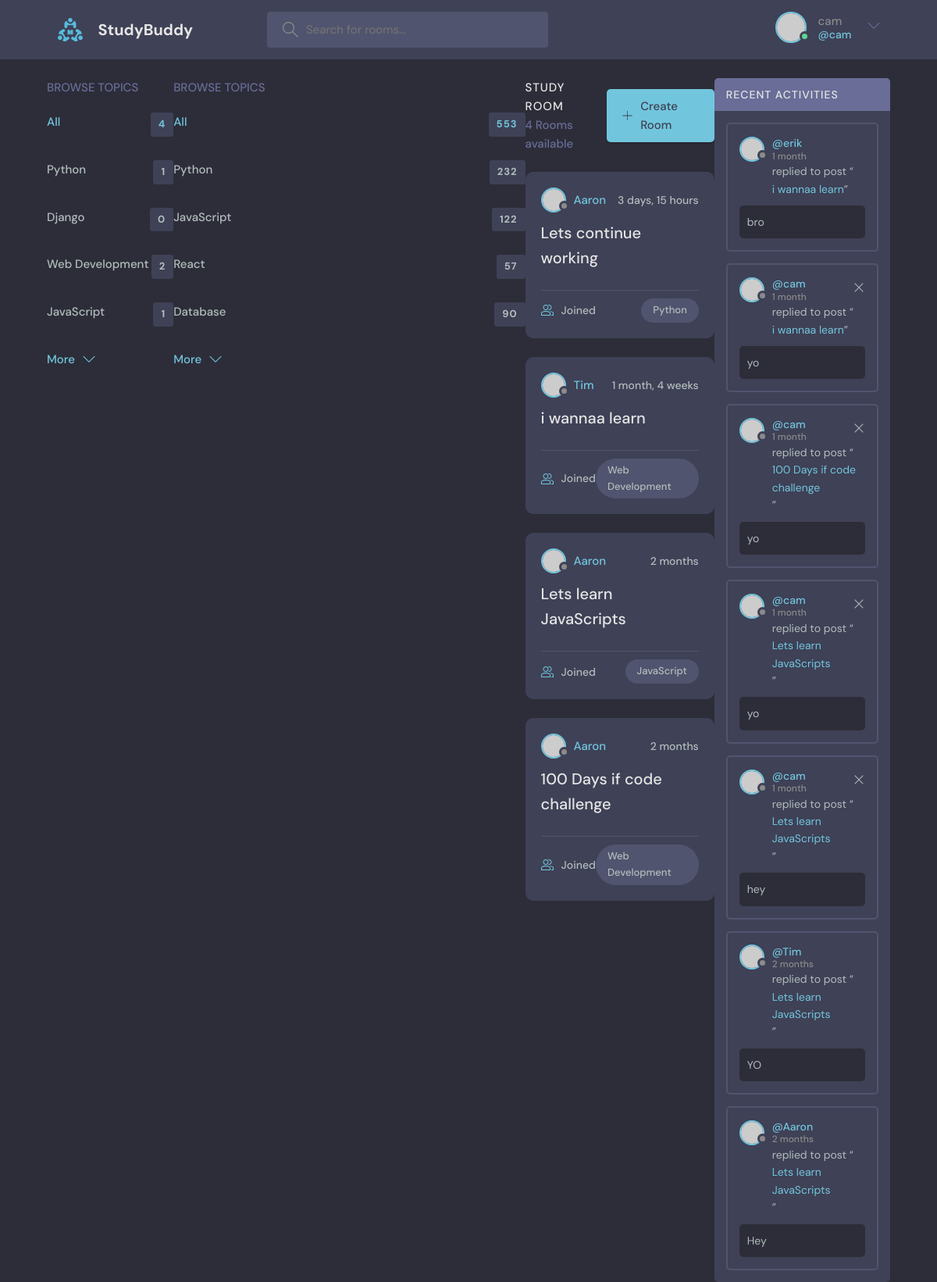
Screenshot of / (signed in) with the database file from the repository.
### base/models.py (models this page shows, shortened)
class Topic(models.Model):
    name = models.CharField(max_length=200)

class Room(models.Model):
    host = models.ForeignKey(User, on_delete=models.SET_NULL, null=True)
    topic = models.ForeignKey(Topic, on_delete=models.SET_NULL, null=True)
    name = models.CharField(max_length =200)
    description = models.TextField(null=True, blank=True)
    participants = models.ManyToManyField(User, related_name='rooms', blank=True)
    updated = models.DateTimeField(auto_now=True)
    created = models.DateTimeField(auto_now_add=True)
    class Meta:
        ordering = ['-updated', '-created']
    def __str__(self):
        return self.name

class Message(models.Model):
    user = models.ForeignKey(User, on_delete=models.CASCADE)
    room =models.ForeignKey(Room, on_delete=models.CASCADE)
    body = models.TextField()
    updated = models.DateTimeField(auto_now=True)
    created = models.DateTimeField(auto_now_add=True)
    class Meta:
        ordering = ['-updated', '-created']

### base/views.py (the view)
# urls.py: path('', views.home, name="home"),
def home(request):
    q = request.GET.get('q') if request.GET.get('q') != None else ''
    rooms = Room.objects.filter(
        Q(topic__name__icontains=q) |
        Q(name__icontains=q) |
        Q(description__icontains=q)
        )
    topics = Topic.objects.all()
    rooms_count = rooms.count()
    room_messages = Message.objects.filter(Q(room__topic__name__icontains=q))
    context = {'rooms': rooms, 'topics': topics,
               'room_count': rooms_count, 'room_messages': room_messages}
    return render(request, 'base/home.html', context)

### base/templates/base/home.html (shortened to what this page needs)
{% extends 'main.html' %}
{% block content %}
    <main class="layout layout--3">
      <div class="container">
        {% include 'base/topics_component.html' %}
        <div class="topics">
          <div class="topics__header">
            <h2>Browse Topics</h2>
          </div>
          <ul class="topics__list">
            <li>
              <a href="/" class="active">All <span>553</span></a>
            </li>
            <li>
              <a href="/">Python <span>232</span></a>
            </li>
            <li>
              <a href="/">JavaScript <span>122</span></a>
            </li>
            <li>
              <a href="/">React <span>57</span></a>
            </li>
            <li>
              <a href="/">Database <span>90</span></a>
            </li>
          </ul>
          <a class="btn btn--link" href="topics.html">
            More
            <svg version="1.1" xmlns="http://www.w3.org/2000/svg" width="32" height="32" viewBox="0 0 32 32">
              <title>chevron-down</title>
              <path d="M16 21l-13-13h-3l16 16 16-16h-3l-13 13z"></path>
            </svg>
          </a>
        </div>
        <div class="roomList">
          <div class="roomList__header">
            <div>
              <h2>Study Room</h2>
              <p>{{room_count}} Rooms available</p>
            </div>
            <a class="btn btn--main" href="{% url 'create-room' %}">
              <svg version="1.1" xmlns="http://www.w3.org/2000/svg" width="32" height="32" viewBox="0 0 32 32">
                <title>add</title>
                <path
                  d="M16.943 0.943h-1.885v14.115h-14.115v1.885h14.115v14.115h1.885v-14.115h14.115v-1.885h-14.115v-14.115z"
                ></path>
              </svg>
              Create Room
            </a>
          </div>
          {% include 'base/feed_component.html' %}
        </div>
         {% include 'base/activity_component.html' %}
      </div>
    </main>
    {% endblock %}

### templates/navbar.html (shortened to what this page needs)
{% load static %}
<header class="header header--loggedIn">
    <div class="container">
      <a href="{% url 'home' %}" class="header__logo">
        <img src="{% static 'images/logo.svg' %}" />
        <h1>StudyBuddy</h1>
      </a>
      <form class="header__search" method="GET" action="{% url 'home' %}">
        <label>
          <input  name="q" placeholder="Search for rooms..." />
        </label>
      </form>
      <nav class="header__menu">
        {% if request.user.is_authenticated %}
        <div class="header__user">
          <a href="{% url 'update-user' %}">
            <div class="avatar avatar--medium active">
              <img src="https://randomuser.me/api/portraits/men/37.jpg" />
            </div>
            <p>{{request.user.username}} <span>@{{request.user.username}}</span></p>
          </a>
          <button class="dropdown-button">
            <svg version="1.1" xmlns="http://www.w3.org/2000/svg" width="32" height="32" viewBox="0 0 32 32">
              <title>chevron-down</title>
              <path d="M16 21l-13-13h-3l16 16 16-16h-3l-13 13z"></path>
            </svg>
          </button>
        </div>
        {% else %}
        <a href="{% url 'login' %}">
            <img src="{% static 'images/avatar.svg' %}" />
            <p>Login</p>
        </a>
            {% endif %}
      </nav>
    </div>
  </header>

### base/templates/base/topics_component.html
<div class="topics">
    <div class="topics__header">
      <h2>Browse Topics</h2>
    </div>
    <ul class="topics__list">
      <li>
        <a href="{% url 'home' %}" class="active">All <span>{{topics.count}}</span></a>
        {% for topic in topics %}
      </li>
      <li>
        <a href="{% url 'home' %}?q={{topic.name}}">{{topic.name}} <span>{{topic.room_set.all.count}}</span></a>
      </li>
      {% endfor %}
    </ul>
    <a class="btn btn--link" href="topics.html">
      More
      <svg version="1.1" xmlns="http://www.w3.org/2000/svg" width="32" height="32" viewBox="0 0 32 32">
        <title>chevron-down</title>
        <path d="M16 21l-13-13h-3l16 16 16-16h-3l-13 13z"></path>
      </svg>
    </a>
  </div>

### base/templates/base/feed_component.html (shortened to what this page needs)
{% for room in rooms %}
<div class="roomListRoom">
    <div class="roomListRoom__header">
      <a href="{% url 'user-profile' room.host.id %}" class="roomListRoom__author">
        <div class="avatar avatar--small">
          <img src="https://randomuser.me/api/portraits/women/11.jpg" />
        </div>
        <span>{{room.host.username}}</span>
      </a>
      <div class="roomListRoom__actions">
        <span>{{room.created|timesince}}</span>
      </div>
    </div>
    <div class="roomListRoom__content">
      <a href="{% url 'room' room.id %}">{{room.name}}</a>
    </div>
    <div class="roomListRoom__meta">
      <a href="{% url 'room' room.id %}" class="roomListRoom__joined">
        {{room.participant.all.count}} Joined
      </a>
      <p class="roomListRoom__topic">{{room.topic.name}}</p>
    </div>
</div>
{% endfor %}

### base/templates/base/activity_component.html
<div class="activities">
    <div class="activities__header">
      <h2>Recent Activities</h2>
    </div>
    {% for message in room_messages %}
    <div class="activities__box">
      <div class="activities__boxHeader roomListRoom__header">
        <a href="{% url 'user-profile' message.user.id %}" class="roomListRoom__author">
          <div class="avatar avatar--small">
            <img src="https://randomuser.me/api/portraits/women/11.jpg" />
          </div>
          <p>
            @{{message.user}}
            <span>{{message.created|timesince}}</span>
          </p>
        </a>
        {%  if request.user == message.user %}
        <div class="roomListRoom__actions">
          <a href="{% url 'delete-message' message.id %}">
            <svg version="1.1" xmlns="http://www.w3.org/2000/svg" width="32" height="32" viewBox="0 0 32 32">
              <title>remove</title>
              <path
                d="M27.314 6.019l-1.333-1.333-9.98 9.981-9.981-9.981-1.333 1.333 9.981 9.981-9.981 9.98 1.333 1.333 9.981-9.98 9.98 9.98 1.333-1.333-9.98-9.98 9.98-9.981z"
              ></path>
            </svg>
          </a>
        </div>
        {% endif %}
      </div>
      <div class="activities__boxContent">
        <p>replied to post “<a href="{% url 'room' message.room.id %}">{{message.room}}</a>”</p>
        <div class="activities__boxRoomContent">
            {{message.body}}
        </div>
        </div>
    </div>
    {% endfor %}
  </div>

### rows the page displays
Topic: name "Python", room_set.all.count "1"
Topic: name "Django", room_set.all.count "0"
Topic: name "Web Development", room_set.all.count "2"
Topic: name "JavaScript", room_set.all.count "1"
Room: host.username "Aaron", created "3 days, 15 hours", name "Lets continue working", topic.name "Python"
Room: host.username "Tim", created "1 month, 4 weeks", name "i wannaa learn", topic.name "Web Development"
Room: host.username "Aaron", created "2 months", name "Lets learn JavaScripts", topic.name "JavaScript"
Room: host.username "Aaron", created "2 months", name "100 Days if code challenge", topic.name "Web Development"
Message: user "erik", created "1 month", room "i wannaa learn", body "bro"
Message: user "cam", created "1 month", room "i wannaa learn", body "yo"
Message: user "cam", created "1 month", room "100 Days if code challenge", body "yo"
Message: user "cam", created "1 month", room "Lets learn JavaScripts", body "yo"
Message: user "cam", created "1 month", room "Lets learn JavaScripts", body "hey"
Message: user "Tim", created "2 months", room "Lets learn JavaScripts", body "YO"
Message: user "Aaron", created "2 months", room "Lets learn JavaScripts", body "Hey"

### other values shown
{{ request.user.username }} "cam"
{{ topics.count }} "4"
{{ room_count }} "4"
